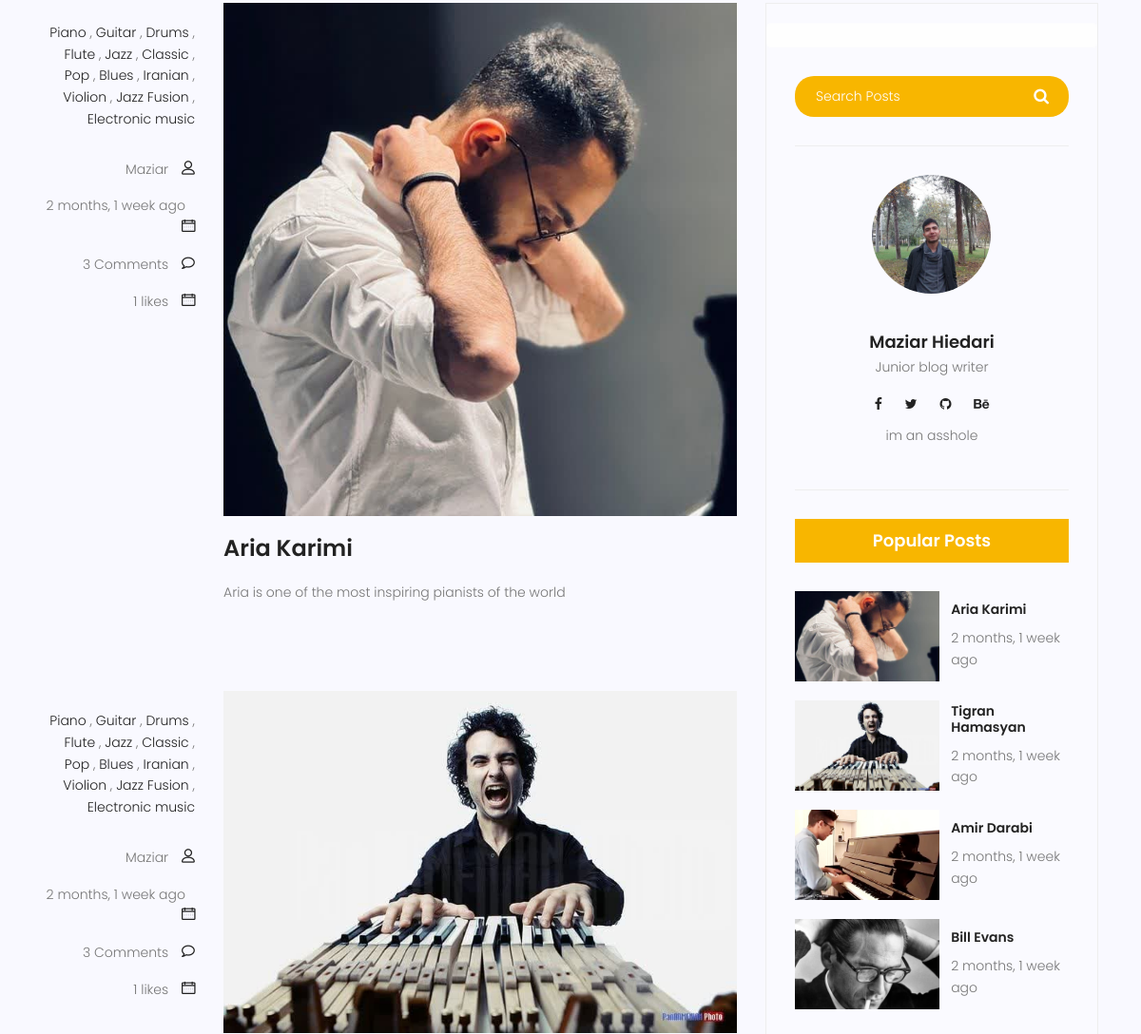
The app's page /blog/author/maziar (middle part), older data.
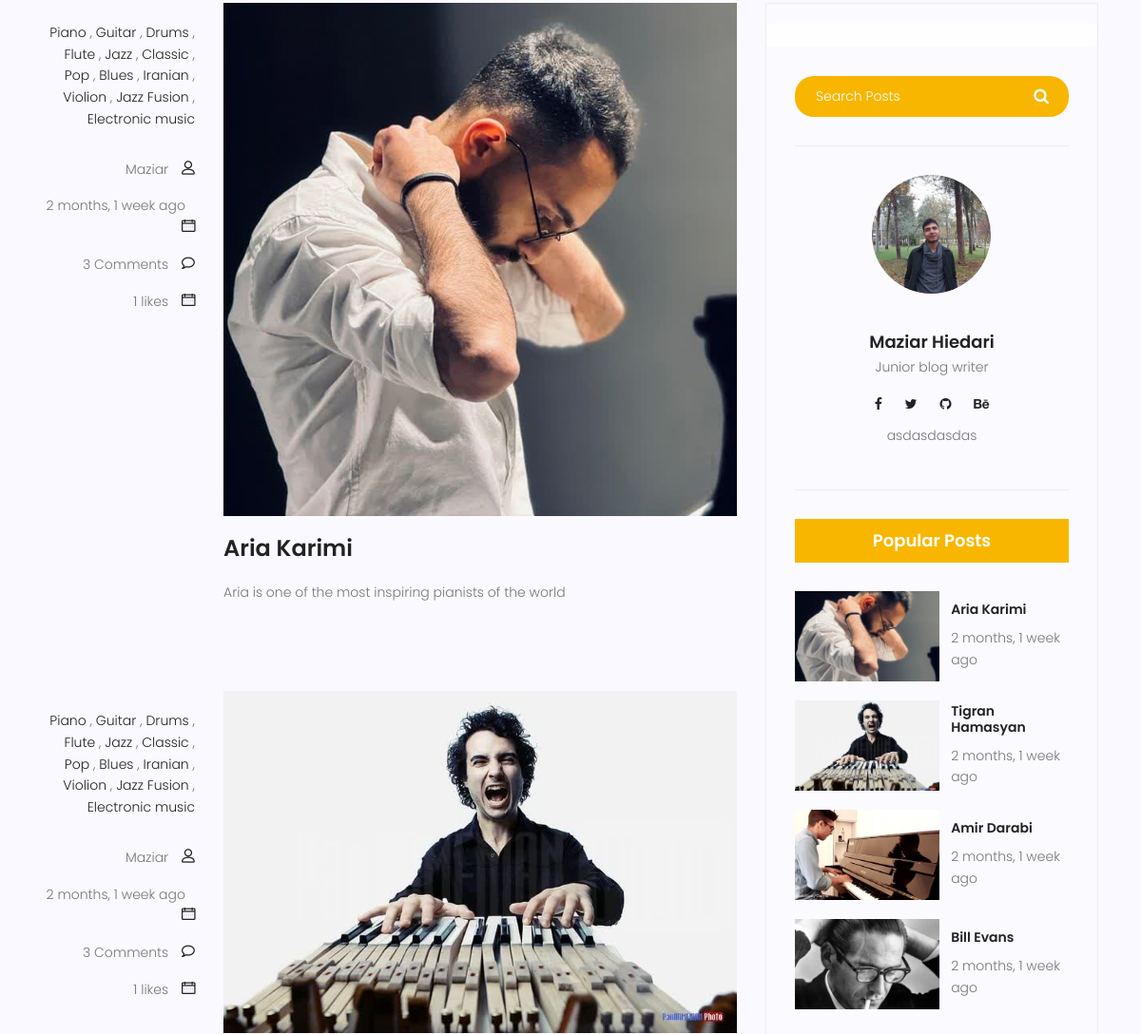
The same page, newer data.
### accounts/models.py (models this page shows)
class Profile(models.Model):
  user = models.OneToOneField(User,on_delete=models.CASCADE, related_name='profile')
  image = models.ImageField(default='default_profile.png',blank=True, null=True)
  bio = models.TextField(default='No Bio yet...', blank=True)

### blog/views.py (the view, shortened to what this page needs)
# urls.py: path('', views.blog_view, name='index'),
def blog_view(request, **kwargs):
  posts = Post.objects.all()
  categories = Category.objects.all()
  if kwargs.get('author_name') != None:
    posts = posts.filter(author__username=kwargs['author_name'])
    profile = Profile.objects.get(user__username=kwargs['author_name'])
    posts = Paginator(posts,3)
    try:
      page_number = request.GET.get('page')
      posts = posts.get_page(page_number)
    except PageNotAnInteger:
      posts = posts.get_page(1)
    except EmptyPage:
      posts = posts.get_page(1)
    return render(request, 'blog/blog-author.html',{
      'posts':posts,
      'categories':categories,
      'profile':profile
    })

### blog/models.py (called while the page is built)
  def __str__(self):
    return self.name

  def total_likes(self):
     return self.likes.count()

### blog/templatetags/blog_tags.py (called while the page is built)
@register.inclusion_tag('blog/post-categories.html')
def post_categories():
  category_counts = Category.objects.annotate(
  post_count=Count('post'))
  cat_dict = {}
  for category in category_counts:
    category_name = category.name
    post_count = category.post_count
    cat_dict[category_name] = post_count
  return {
    'categories':cat_dict
  }

@register.inclusion_tag('blog/popular.html')
def popular_posts():
  posts = Post.objects.filter(approved=True).order_by('-counted_views')[:4]
  return {
    'posts':posts
  }

@register.simple_tag(name='comments_count')
def func(pid):
    post = Post.objects.get(id=pid)
    comments = Comment.objects.filter(post=post)
    comments_count = comments.count()
    replies_count = Reply.objects.filter(parent_comment__post=post).count()
    total_comments = replies_count+comments_count
    return total_comments

@register.filter()
def upfirstletter(value):
    first = value[0] if len(value) > 0 else ''
    remaining = value[1:] if len(value) > 1 else ''
    return first.upper() + remaining

### templates/blog/blog-author.html (shortened to what this page needs)
{% extends 'base.html' %}
{% load static %}
{% load humanize %}
{% load blog_tags %}
{% block content %}
<section class="post-content-area single-post-area">
	<div class="container">
		<div class="row">
			<div class="col-lg-8 posts-list">
				{% for post in posts %}
				<div class="single-post row">
					<div class="col-lg-3  col-md-3 meta-details">
						<ul class="tags">
							{% for cat in categories %}
							<li><a href="{% url 'blog:category' cat_name=cat %}">{{cat}}</a></li>
							{% if not forloop.last %},{% endif %}
							{% endfor %}
						</ul>
						<div class="user-details row">
							<p class="user-name col-lg-12 col-md-12 col-6"><a
									href="{% url 'blog:author' author_name=post.author %}">{{post.author.username|upfirstletter}}</a> <span class="lnr lnr-user"></span></p>
							<p class="date col-lg-12 col-md-12 col-6"><a href="{% url 'blog:single' pid=post.id %}">{{post.published_date|naturaltime}}</a> <span
									class="lnr lnr-calendar-full"></span></p>
							<p class="comments col-lg-12 col-md-12 col-6"><a href="{% url 'blog:single' pid=post.id %}">{% comments_count post.id %} Comments</a> <span
									class="lnr lnr-bubble"></span></p>
									<p class="date col-lg-12 col-md-12 col-6"><a href="{% url 'blog:single' pid=post.id %}">{{post.total_likes}} likes</a> <span
										class="lnr lnr-calendar-full"></span></p>
						</div>
					</div>
					<div class="col-lg-9 col-md-9 ">
						<div class="feature-img">
							<img class="img-fluid" src="{{post.image.url}}" alt="">
						</div>
						<a class="posts-title" href="{% url 'blog:single' pid=post.id %}">
							<h3>{{post.title|upfirstletter}}</h3>
						</a>
						<p class="excert">
							{{post.content|truncatewords:60}}
						</p>
					</div>
				</div>
				{% endfor %}
			</div>
			<div class="col-lg-4 sidebar-widgets">
				<div class="widget-wrap">
					<div class="alert alert-light" role="alert">
					</div>
					{% include 'blog/search.html' %}
					{% if profile %}
								{% load static %}
								{% load blog_tags %}
								<div class="single-sidebar-widget user-info-widget">
									{% if profile.image %}
											<img src="{{profile.image.url}}" alt="" class="img-fluid">
										{% else %}
											<img src="{% static 'img/default_profile.png' %}">
										{% endif %}
									<a href="#"><h4>{{profile.user.first_name|upfirstletter}} {{profile.user.last_name|upfirstletter}}</h4></a>
									<p>
										Junior blog writer
									</p>
									<ul class="social-links">
										<li><a href="#"><i class="fa fa-facebook"></i></a></li>
										<li><a href="#"><i class="fa fa-twitter"></i></a></li>
										<li><a href="#"><i class="fa fa-github"></i></a></li>
										<li><a href="#"><i class="fa fa-behance"></i></a></li>
									</ul>
									<p>
									{{profile.bio}}
									</p>
								</div>
					{% endif %}
					{% popular_posts %}
				</div>
			</div>
		</div>
	</div>
</section>
{% endblock %}

Row changes from the older to the newer data that the page shows:
changed Profile "Maziar": bio "im an asshole" → "asdasdasdas"
